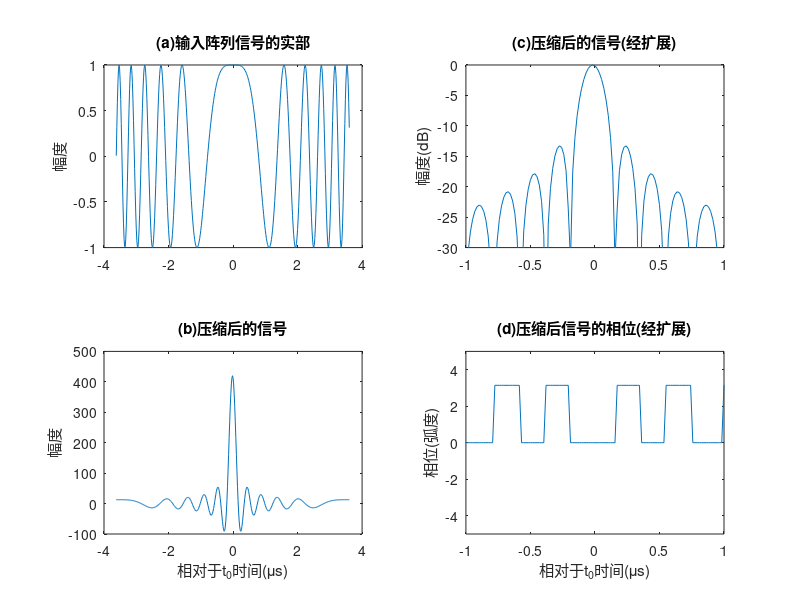

This chart was generated by the following MATLAB code:
% SAR_Figure_3_6
% 2016.08.31

close all;clear all;clc

T = 7.24e-6;                % 信号持续时间
B = 5.8e6;                  % 信号带宽
K = B/T;                    % 调频率
ratio = 10;                 % 过采样率
Fs = ratio*B;               % 采样频率
dt = 1/Fs;                  % 采样间隔
N = ceil(T/dt);             % 采样点数
t = ((0:N-1)-N/2)/N*T;      % 时间轴

st = exp(1i*pi*K*t.^2);     % 生成信号
ht = conj(fliplr(st));      % 匹配滤波器
out = fftshift(ifft(fft(st).*fft(ht)));

Z = abs(out);
Z = Z/max(Z);
Z = 20*log10(eps+Z);

figure,set(gcf,'Color','w');
subplot(2,2,1),plot(t*1e6,real(st));
title('(a)输入阵列信号的实部');ylabel('幅度');
subplot(2,2,2),plot(t*1e6,Z);axis([-1 1 -30 0]);
title('(c)压缩后的信号(经扩展)'),ylabel('幅度(dB)');
subplot(2,2,3),plot(t*1e6,out);
title('(b)压缩后的信号'),xlabel('相对于t_{0}时间(\mus)'),ylabel('幅度');
subplot(2,2,4),plot(t*1e6,abs(angle(out)));axis([-1 1 -5 5]);
title('(d)压缩后信号的相位(经扩展)'),xlabel('相对于t_{0}时间(\mus)'),ylabel('相位(弧度)');